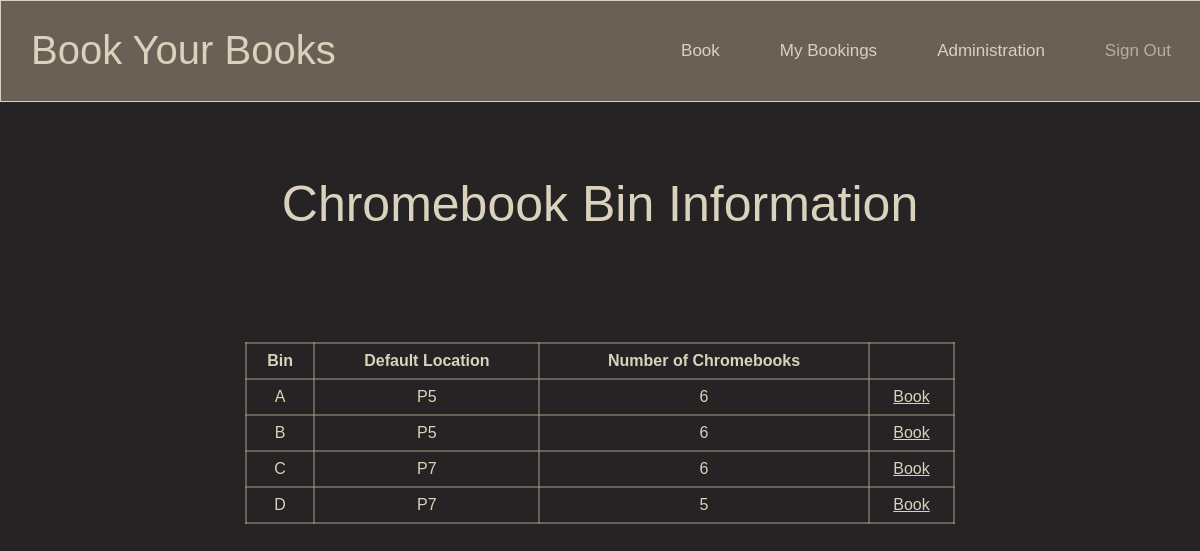
The page / on the database its author committed.
### general/models.py (models this page shows, shortened)
class Bin(models.Model):
    bin_id = models.AutoField(primary_key=True, editable=False)
    bin_name = models.CharField(max_length=5)
    def_loc = models.CharField(max_length=10)
    num_books = models.SmallIntegerField()

### general/views.py (the view)
# urls.py: path('', views.home),
def home(request):
    all_bins = Bin.objects.all
    print(request.user.username)
    return render(request, 'dupe_home.html',{'all':all_bins})

### general/templates/dupe_home.html (shortened to what this page needs)
<head>
    </head>
    <h1 class="title">Chromebook Bin Information</h1>
    <table class="hoverTable center">
        <tr>
          <th>Bin</th>
          <th>Default Location</th>
          <th>Number of Chromebooks</th>
          <td></td>
        </tr>
        {% for item in all %}
        <tr>
          <td>{{item.bin_name}}</td>
          <td>{{item.def_loc}}</td>
          <td>{{item.num_books}}</td>
          <td><a href="/book/">Book</a></td>
        </tr>
        {% endfor %}
    </table>
    <div class="topnav">
      <a class="signout" href="/accounts/logout/">Sign Out</a>
      <h1>Book Your Books</h1>
      <a href="https://www.youtube.com/watch?v=dQw4w9WgXcQ">Administration</a>
      <a href="/my_bookings/">My Bookings</a>
      <a href="/book/">Book</a>
    </div>

### general/templates/dupe_home.html (style rules this page uses)
.title { position: relative; text-align: center; top: 25%; left: 50%; -ms-transform: translate(-50%, -50%); transform: translate(-50%, -50%); font-family: 'Montserrat', sans-serif; font-style: normal; font-weight: 100; font-size: 50px; line-height: 183px; color: #DAD2BC; }
.topnav { position: absolute; top: 0; left: 0; width: 100%; background: rgb(169, 153, 133, 0.52); border: 1px solid #DAD2BC; overflow: hidden; }
.topnav h1 { float: left; color: #DAD2BC; text-decoration: none; font-family: 'Montserrat', sans-serif; font-size: 40px; font-weight: 100; padding: 0px 30px; }
.topnav a { float: right; text-align: center; padding: 40px 30px; text-decoration: none; font-family: 'Montserrat', sans-serif; font-style: light; font-weight: 100; color: #DAD2BC; font-size: 17px; }
.topnav a.signout { float: right; text-align: right; padding: 40px 30px; text-decoration: none; font-family: 'Montserrat', sans-serif; font-style: light; opacity: 0.7; color: #DAD2BC; font-size: 17px; }
.center { position: relative; margin-left: auto; margin-right: auto; top: 15%; }
.hoverTable { border-collapse: collapse; width: 60%; }
.hoverTable td, th { padding: 8px; text-align: center; border: 2px solid rgb(169, 153, 133, 0.52); font-family: 'Montserrat', sans-serif; text-decoration: none; }
.hoverTable tr { color: #DAD2BC; }
.hoverTable a { color: #DAD2BC; font-family: 'Montserrat', sans-serif; font-style: light; font-weight: 100; }

### rows shown on the page
Bin: bin_name "A", def_loc "P5", num_books "6"
Bin: bin_name "B", def_loc "P5", num_books "6"
Bin: bin_name "C", def_loc "P7", num_books "6"
Bin: bin_name "D", def_loc "P7", num_books "5"
